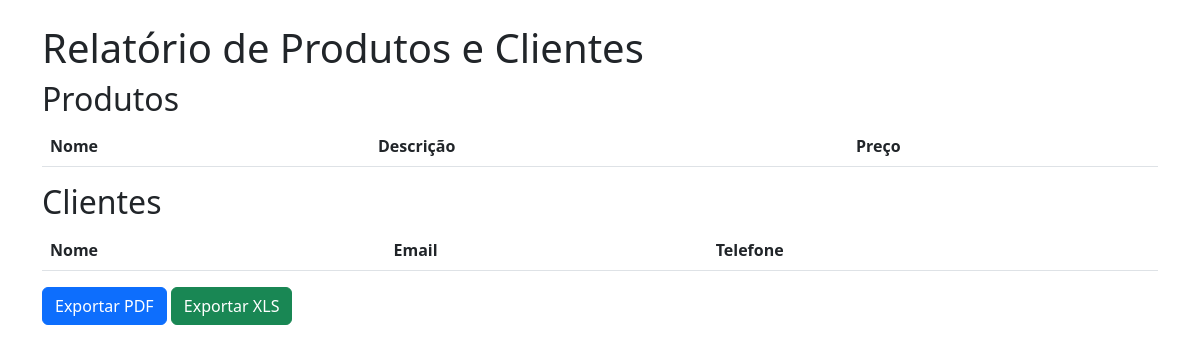
The app's page /relatorios/, older data.
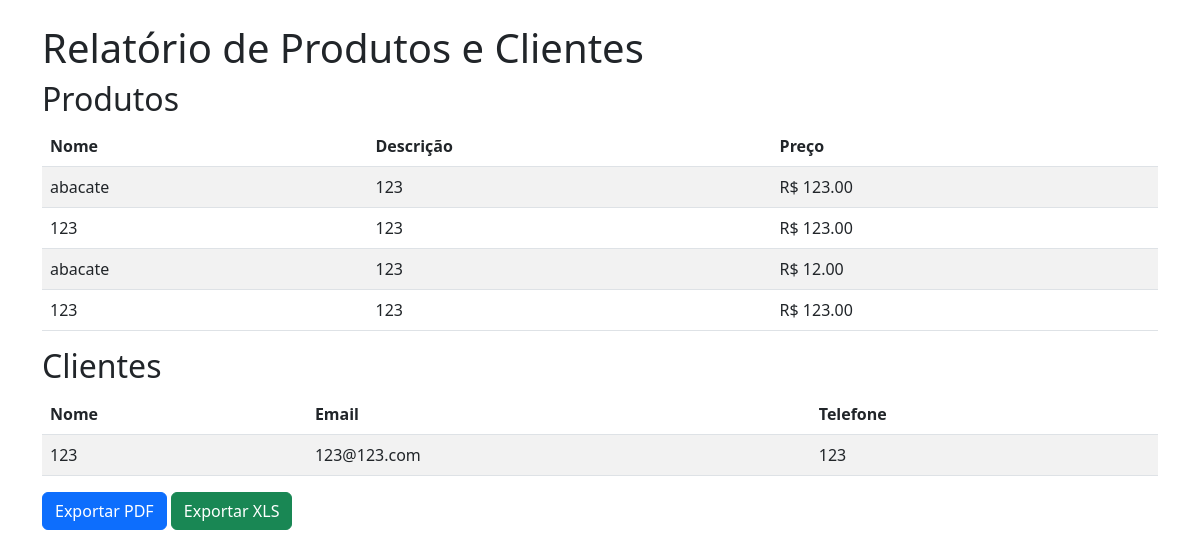
The same page, newer data.
### cadastros/models.py (models this page shows, shortened)
class Produto(models.Model):
    nome = models.CharField(max_length=100, verbose_name='Nome')
    descricao = models.TextField(blank=True, verbose_name='Descrição')
    preco = models.DecimalField(max_digits=10, decimal_places=2, verbose_name='Preço')
    imagem = models.ImageField(upload_to='produtos/', blank=True, null=True, verbose_name='Imagem')

class Cliente(models.Model):
    nome = models.CharField(max_length=100, verbose_name='Nome')
    email = models.EmailField(verbose_name='Email')
    telefone = models.CharField(max_length=20, blank=True, verbose_name='Telefone')
    imagem = models.ImageField(upload_to='clientes/', blank=True, null=True, verbose_name='Imagem')

### relatorios/views.py (the view)
# urls.py: path('', views.relatorio, name='relatorio'),
def relatorio(request):
    produtos = Produto.objects.all()
    clientes = Cliente.objects.all()
    return render(request, 'relatorios/relatorio.html', {
        'produtos': produtos,
        'clientes': clientes,
    })

### relatorios/templates/relatorios/relatorio.html (shortened to what this page needs)
{% load static %}
<!DOCTYPE html>
<html lang="pt-br">
<head>
    <link href="https://cdn.jsdelivr.net/npm/bootstrap@5.3.0/dist/css/bootstrap.min.css" rel="stylesheet">
</head>
<body>
<div class="container mt-4">
    <h1>Relatório de Produtos e Clientes</h1>
    <h2>Produtos</h2>
    <table class="table table-striped">
        <thead>
            <tr>
                <th>Nome</th>
                <th>Descrição</th>
                <th>Preço</th>
            </tr>
        </thead>
        <tbody>
            {% for produto in produtos %}
            <tr>
                <td>{{ produto.nome }}</td>
                <td>{{ produto.descricao }}</td>
                <td>R$ {{ produto.preco }}</td>
            </tr>
            {% endfor %}
        </tbody>
    </table>
    <h2>Clientes</h2>
    <table class="table table-striped">
        <thead>
            <tr>
                <th>Nome</th>
                <th>Email</th>
                <th>Telefone</th>
            </tr>
        </thead>
        <tbody>
            {% for cliente in clientes %}
            <tr>
                <td>{{ cliente.nome }}</td>
                <td>{{ cliente.email }}</td>
                <td>{{ cliente.telefone }}</td>
            </tr>
            {% endfor %}
        </tbody>
    </table>
    <a href="{% url 'relatorios:export_pdf' %}" class="btn btn-primary">Exportar PDF</a>
    <a href="{% url 'relatorios:export_xls' %}" class="btn btn-success">Exportar XLS</a>
</div>
</body>
</html>

Row changes from the older to the newer data that the page shows:
added Produto: nome "abacate", descricao "123", preco "123.00"
added Produto: nome "123", descricao "123", preco "123.00"
added Produto: nome "abacate", descricao "123", preco "12.00"
added Produto: nome "123", descricao "123", preco "123.00"
added Cliente: nome "123", email "123@123.com", telefone "123"
